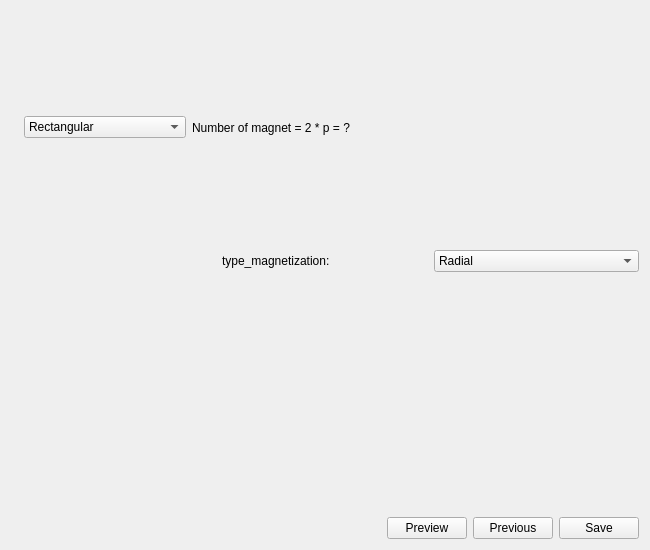
<?xml version="1.0" encoding="UTF-8"?>
<ui version="4.0">
 <class>SMagnet</class>
 <widget class="QWidget" name="SMagnet">
  <property name="geometry">
   <rect>
    <x>0</x>
    <y>0</y>
    <width>650</width>
    <height>550</height>
   </rect>
  </property>
  <property name="minimumSize">
   <size>
    <width>650</width>
    <height>550</height>
   </size>
  </property>
  <property name="windowTitle">
   <string>Form</string>
  </property>
  <layout class="QVBoxLayout" name="main_layout">
   <item>
    <layout class="QHBoxLayout" name="horizontalLayout_3">
     <item>
      <widget class="HelpButton" name="b_help">
       <property name="text">
        <string/>
       </property>
       <property name="pixmap">
        <pixmap resource="../../../Resources/pyleecan.qrc">:/images/images/icon/help_16.png</pixmap>
       </property>
      </widget>
     </item>
     <item>
      <widget class="QComboBox" name="c_type">
       <property name="minimumSize">
        <size>
         <width>100</width>
         <height>0</height>
        </size>
       </property>
       <property name="autoFillBackground">
        <bool>false</bool>
       </property>
       <item>
        <property name="text">
         <string>Rectangular</string>
        </property>
       </item>
       <item>
        <property name="text">
         <string>Polar</string>
        </property>
       </item>
       <item>
        <property name="text">
         <string>Flat bottom, polar top</string>
        </property>
       </item>
       <item>
        <property name="text">
         <string>Flat bottom, curved top</string>
        </property>
       </item>
       <item>
        <property name="text">
         <string>Polar bottom, curved top</string>
        </property>
       </item>
      </widget>
     </item>
     <item>
      <widget class="QLabel" name="out_Nmag">
       <property name="text">
        <string>Number of magnet = 2 * p = ?</string>
       </property>
      </widget>
     </item>
     <item>
      <spacer name="horizontalSpacer_3">
       <property name="orientation">
        <enum>Qt::Horizontal</enum>
       </property>
       <property name="sizeHint" stdset="0">
        <size>
         <width>40</width>
         <height>20</height>
        </size>
       </property>
      </spacer>
     </item>
    </layout>
   </item>
   <item>
    <layout class="QHBoxLayout" name="horizontalLayout">
     <item>
      <widget class="WMatSelect" name="w_mat" native="true"/>
     </item>
     <item>
      <widget class="QLabel" name="in_type_magnetization">
       <property name="text">
        <string>type_magnetization:</string>
       </property>
      </widget>
     </item>
     <item>
      <widget class="QComboBox" name="c_type_magnetization">
       <item>
        <property name="text">
         <string>Radial</string>
        </property>
       </item>
       <item>
        <property name="text">
         <string>Parallel</string>
        </property>
       </item>
       <item>
        <property name="text">
         <string>HallBach</string>
        </property>
       </item>
      </widget>
     </item>
    </layout>
   </item>
   <item>
    <widget class="QWidget" name="w_mag" native="true"/>
   </item>
   <item>
    <layout class="QHBoxLayout" name="horizontalLayout_2">
     <item>
      <spacer name="horizontalSpacer">
       <property name="orientation">
        <enum>Qt::Horizontal</enum>
       </property>
       <property name="sizeHint" stdset="0">
        <size>
         <width>40</width>
         <height>20</height>
        </size>
       </property>
      </spacer>
     </item>
     <item>
      <widget class="QPushButton" name="b_plot">
       <property name="text">
        <string>Preview</string>
       </property>
      </widget>
     </item>
     <item>
      <widget class="QPushButton" name="b_previous">
       <property name="text">
        <string>Previous</string>
       </property>
      </widget>
     </item>
     <item>
      <widget class="QPushButton" name="b_next">
       <property name="enabled">
        <bool>true</bool>
       </property>
       <property name="text">
        <string>Save</string>
       </property>
      </widget>
     </item>
    </layout>
   </item>
  </layout>
 </widget>
 <customwidgets>
  <customwidget>
   <class>WMatSelect</class>
   <extends>QWidget</extends>
   <header>.....GUI.Dialog.DMatLib.WMatSelect.WMatSelect.h</header>
   <container>1</container>
  </customwidget>
  <customwidget>
   <class>HelpButton</class>
   <extends>QLabel</extends>
   <header>pyleecan/GUI/Tools/HelpButton.h</header>
  </customwidget>
 </customwidgets>
 <tabstops>
  <tabstop>c_type</tabstop>
 </tabstops>
 <resources>
  <include location="../../../Resources/pyleecan.qrc"/>
  <include location="../../../Resources/pyleecan.qrc"/>
 </resources>
 <connections/>
</ui>
